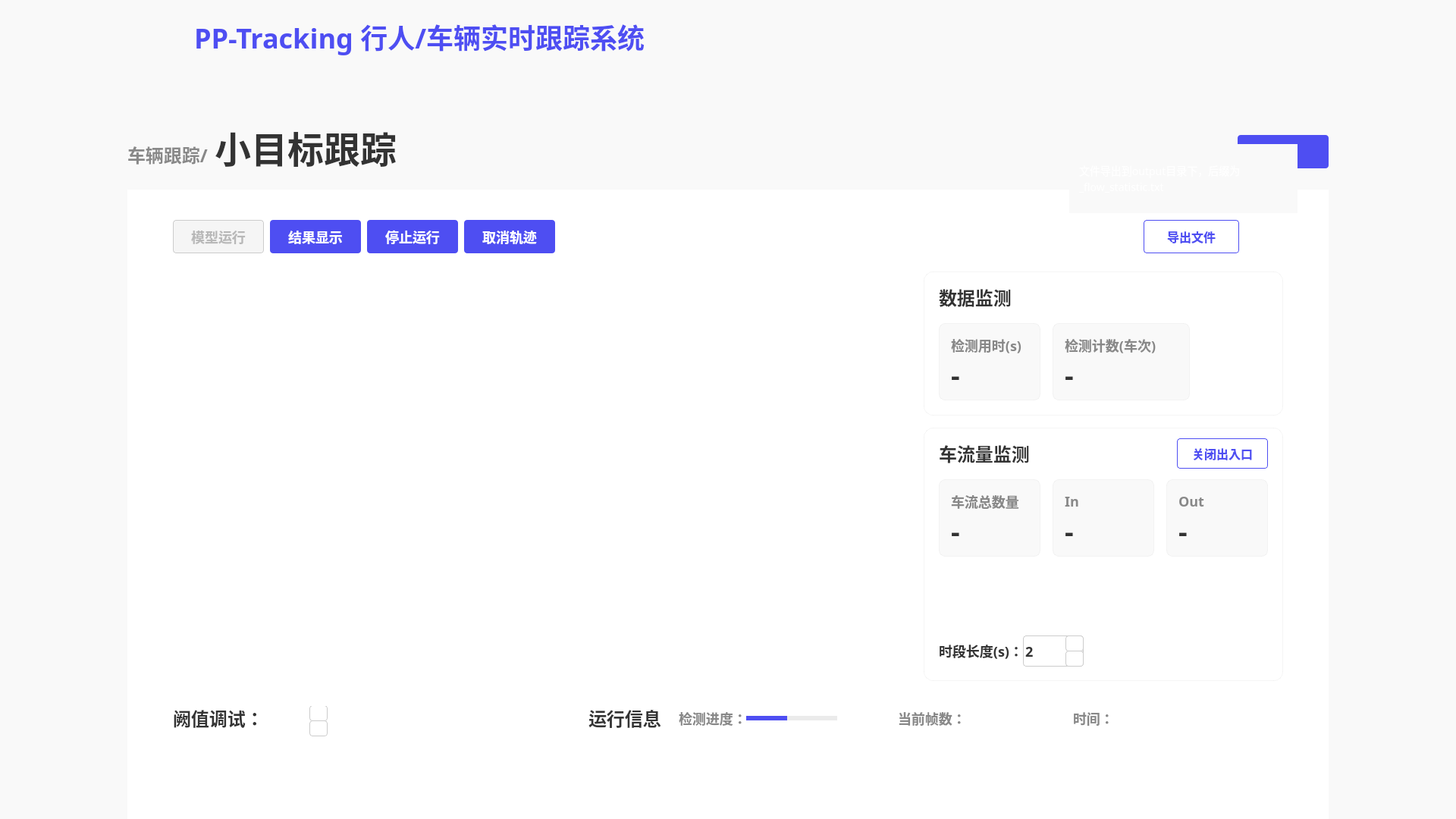
<?xml version="1.0" encoding="UTF-8"?>
<ui version="4.0">
 <class>MainWindow</class>
 <widget class="QMainWindow" name="MainWindow">
  <property name="geometry">
   <rect>
    <x>0</x>
    <y>0</y>
    <width>1920</width>
    <height>1080</height>
   </rect>
  </property>
  <property name="windowTitle">
   <string>MainWindow</string>
  </property>
  <widget class="QWidget" name="centralwidget">
   <property name="styleSheet">
    <string notr="true">QWidget{
background:#F9F9F9;
}</string>
   </property>
   <widget class="QLabel" name="label_2">
    <property name="geometry">
     <rect>
      <x>10</x>
      <y>10</y>
      <width>171</width>
      <height>81</height>
     </rect>
    </property>
    <property name="text">
     <string/>
    </property>
    <property name="pixmap">
     <pixmap resource="../firstSource.qrc">:/1/source/first/PP.PNG</pixmap>
    </property>
    <property name="scaledContents">
     <bool>true</bool>
    </property>
   </widget>
   <widget class="QLabel" name="label_3">
    <property name="geometry">
     <rect>
      <x>0</x>
      <y>0</y>
      <width>1920</width>
      <height>96</height>
     </rect>
    </property>
    <property name="styleSheet">
     <string notr="true">QLabel{
width: 1920px;
height: 96px;
background: #F9F9F9;
box-shadow: 0px 4px 0px 0px rgba(221, 221, 221, 0.3);
}</string>
    </property>
    <property name="text">
     <string/>
    </property>
   </widget>
   <widget class="QLabel" name="label">
    <property name="geometry">
     <rect>
      <x>0</x>
      <y>0</y>
      <width>212</width>
      <height>112</height>
     </rect>
    </property>
    <property name="styleSheet">
     <string notr="true">QLabel{
width: 212px;
height: 112px;
background: linear-gradient(270deg, #5453FF 0%, #553BD2 100%);
box-shadow: 0px 0px 20px 0px rgba(109, 80, 249, 0.4);
}</string>
    </property>
    <property name="text">
     <string/>
    </property>
    <property name="pixmap">
     <pixmap resource="../firstSource.qrc">:/1/source/first/1.PNG</pixmap>
    </property>
    <property name="scaledContents">
     <bool>true</bool>
    </property>
   </widget>
   <widget class="QLabel" name="label_4">
    <property name="geometry">
     <rect>
      <x>256</x>
      <y>22</y>
      <width>651</width>
      <height>52</height>
     </rect>
    </property>
    <property name="styleSheet">
     <string notr="true">QLabel{
width: 592px;
height: 52px;
font-size: 36px;
font-family: AlibabaPuHuiTi_2_75_SemiBold;
background: #F9F9F9;
color: #4E4EF2;
line-height: 52px;
font-weight: bold;
}</string>
    </property>
    <property name="text">
     <string>PP-Tracking 行人/车辆实时跟踪系统</string>
    </property>
   </widget>
   <widget class="QLabel" name="label_5">
    <property name="geometry">
     <rect>
      <x>168</x>
      <y>188</y>
      <width>121</width>
      <height>32</height>
     </rect>
    </property>
    <property name="styleSheet">
     <string notr="true">QLabel{
width: 107px;
height: 32px;
font-size: 24px;
font-family: AlibabaPuHuiTi_2_85_Bold;
color: #888888;
line-height: 32px;
font-weight:bold
}</string>
    </property>
    <property name="text">
     <string>车辆跟踪/</string>
    </property>
   </widget>
   <widget class="QLabel" name="label_6">
    <property name="geometry">
     <rect>
      <x>283</x>
      <y>168</y>
      <width>251</width>
      <height>52</height>
     </rect>
    </property>
    <property name="styleSheet">
     <string notr="true">QLabel{
width: 237px;
height: 52px;
font-size: 48px;
font-family: AlibabaPuHuiTi_2_55_Regular;
color: #333333;
line-height: 52px;
font-weight:bold;
}</string>
    </property>
    <property name="text">
     <string>小目标跟踪</string>
    </property>
   </widget>
   <widget class="QWidget" name="widget" native="true">
    <property name="geometry">
     <rect>
      <x>168</x>
      <y>250</y>
      <width>1584</width>
      <height>830</height>
     </rect>
    </property>
    <property name="layoutDirection">
     <enum>Qt::LeftToRight</enum>
    </property>
    <property name="styleSheet">
     <string notr="true">QWidget{
width: 1584px;
height: 830px;
background: #FFFFFF;
}</string>
    </property>
    <widget class="QPushButton" name="pushButton">
     <property name="geometry">
      <rect>
       <x>60</x>
       <y>40</y>
       <width>120</width>
       <height>44</height>
      </rect>
     </property>
     <property name="styleSheet">
      <string notr="true">QPushButton{
width: 120px;
height: 44px;
background: #F5F5F5;
border-radius: 4px;
border: 1px solid #CCCCCC;
font-size: 18px;
font-family: AlibabaPuHuiTi_2_65_Medium;
color: #B8B8B8;
line-height: 26px;
font-weight:bold
}</string>
     </property>
     <property name="text">
      <string>模型运行</string>
     </property>
    </widget>
    <widget class="QPushButton" name="pushButton_2">
     <property name="geometry">
      <rect>
       <x>188</x>
       <y>40</y>
       <width>120</width>
       <height>44</height>
      </rect>
     </property>
     <property name="styleSheet">
      <string notr="true">QPushButton{
font-size: 18px;
font-family: AlibabaPuHuiTi_2_65_Medium;
color: #FFFFFF;	
line-height: 26px;

width: 120px;
height: 44px;
background: #4E4EF2;
border-radius: 4px;
font-weight: bold;
}

QPushButton:hover{
width: 120px;
height: 44px;
background: rgba(78, 78, 242, 204);
border-radius: 4px;
opacity: 0.8;

font-size: 18px;
font-family: AlibabaPuHuiTi_2_65_Medium;
color: #FFFFFF;	
line-height: 26px;
font-weight: bold;
}

QPushButton:click{
width: 120px;
height: 44px;
background: #4242D3;
border-radius: 4px;

font-size: 18px;
font-family: AlibabaPuHuiTi_2_65_Medium;
color: #FFFFFF;	
line-height: 26px;
font-weight: bold;
}</string>
     </property>
     <property name="text">
      <string>结果显示</string>
     </property>
    </widget>
    <widget class="QPushButton" name="pushButton_3">
     <property name="geometry">
      <rect>
       <x>316</x>
       <y>40</y>
       <width>120</width>
       <height>44</height>
      </rect>
     </property>
     <property name="styleSheet">
      <string notr="true">QPushButton{
font-size: 18px;
font-family: AlibabaPuHuiTi_2_65_Medium;
color: #FFFFFF;	
line-height: 26px;

width: 120px;
height: 44px;
background: #4E4EF2;
border-radius: 4px;
font-weight: bold;
}

QPushButton:hover{
width: 120px;
height: 44px;
background: rgba(78, 78, 242, 204);
border-radius: 4px;
opacity: 0.8;

font-size: 18px;
font-family: AlibabaPuHuiTi_2_65_Medium;
color: #FFFFFF;	
line-height: 26px;
font-weight: bold;
}

QPushButton:click{
width: 120px;
height: 44px;
background: #4242D3;
border-radius: 4px;

font-size: 18px;
font-family: AlibabaPuHuiTi_2_65_Medium;
color: #FFFFFF;	
line-height: 26px;
font-weight: bold;
}</string>
     </property>
     <property name="text">
      <string>停止运行</string>
     </property>
    </widget>
    <widget class="QPushButton" name="pushButton_4">
     <property name="geometry">
      <rect>
       <x>444</x>
       <y>40</y>
       <width>120</width>
       <height>44</height>
      </rect>
     </property>
     <property name="styleSheet">
      <string notr="true">QPushButton{
font-size: 18px;
font-family: AlibabaPuHuiTi_2_65_Medium;
color: #FFFFFF;	
line-height: 26px;

width: 120px;
height: 44px;
background: #4E4EF2;
border-radius: 4px;
font-weight: bold;
}

QPushButton:hover{
width: 120px;
height: 44px;
background: rgba(78, 78, 242, 204);
border-radius: 4px;
opacity: 0.8;

font-size: 18px;
font-family: AlibabaPuHuiTi_2_65_Medium;
color: #FFFFFF;	
line-height: 26px;
font-weight: bold;
}

QPushButton:click{
width: 120px;
height: 44px;
background: #4242D3;
border-radius: 4px;

font-size: 18px;
font-family: AlibabaPuHuiTi_2_65_Medium;
color: #FFFFFF;	
line-height: 26px;
font-weight: bold;
}</string>
     </property>
     <property name="text">
      <string>取消轨迹</string>
     </property>
    </widget>
    <widget class="QLabel" name="label_7">
     <property name="geometry">
      <rect>
       <x>60</x>
       <y>108</y>
       <width>960</width>
       <height>540</height>
      </rect>
     </property>
     <property name="styleSheet">
      <string notr="true">QLabel{
width: 960px;
height: 540px;
}</string>
     </property>
     <property name="text">
      <string/>
     </property>
    </widget>
    <widget class="QLabel" name="label_8">
     <property name="geometry">
      <rect>
       <x>60</x>
       <y>679</y>
       <width>111</width>
       <height>36</height>
      </rect>
     </property>
     <property name="styleSheet">
      <string notr="true">QLabel{
width: 119px;
height: 36px;
font-size: 24px;
font-family: AlibabaPuHuiTi_2_65_Medium;
color: #333333;
line-height: 36px;
font-weight:bold;
}</string>
     </property>
     <property name="text">
      <string>阙值调试：</string>
     </property>
    </widget>
    <widget class="QLabel" name="label_12">
     <property name="geometry">
      <rect>
       <x>608</x>
       <y>679</y>
       <width>111</width>
       <height>36</height>
      </rect>
     </property>
     <property name="styleSheet">
      <string notr="true">QLabel{
width: 119px;
height: 36px;
font-size: 24px;
font-family: AlibabaPuHuiTi_2_65_Medium;
color: #333333;
line-height: 36px;
font-weight:bold;
}</string>
     </property>
     <property name="text">
      <string>运行信息</string>
     </property>
    </widget>
    <widget class="QLabel" name="label_13">
     <property name="geometry">
      <rect>
       <x>727</x>
       <y>684</y>
       <width>89</width>
       <height>26</height>
      </rect>
     </property>
     <property name="styleSheet">
      <string notr="true">QLabel{
width: 89px;
height: 26px;
font-size: 18px;
font-family: AlibabaPuHuiTi_2_65_Medium;
color: #888888;
line-height: 26px;
font-weight:bold;
}</string>
     </property>
     <property name="text">
      <string>检测进度：</string>
     </property>
    </widget>
    <widget class="QPushButton" name="pushButton_8">
     <property name="geometry">
      <rect>
       <x>1340</x>
       <y>40</y>
       <width>126</width>
       <height>44</height>
      </rect>
     </property>
     <property name="whatsThis">
      <string>&lt;html&gt;&lt;head/&gt;&lt;body&gt;&lt;p&gt;3411212&lt;/p&gt;&lt;/body&gt;&lt;/html&gt;</string>
     </property>
     <property name="styleSheet">
      <string notr="true">QPushButton{
width: 120px;
height: 40px;
border-radius: 4px;
border: 1px solid #4E4EF2;
font-weight:bold;

font-size: 16px;
font-family: AlibabaPuHuiTi_2_65_Medium;
color: #4E4EF2;
line-height: 24px;
}
QPushButton:hover{
width: 120px;
height: 44px;
background: rgba(255, 255, 255, 204);
border-radius: 4px;
border: 1px solid rgba(78, 78, 242, 204);

font-weight:bold;
font-size: 16px;
font-family: AlibabaPuHuiTi_2_65_Medium;
color: rgba(78, 78, 242, 204);
line-height: 24px;
}</string>
     </property>
     <property name="text">
      <string>导出文件</string>
     </property>
    </widget>
    <widget class="QWidget" name="widget_2" native="true">
     <property name="geometry">
      <rect>
       <x>1050</x>
       <y>108</y>
       <width>474</width>
       <height>190</height>
      </rect>
     </property>
     <property name="styleSheet">
      <string notr="true">QWidget{
width: 474px;
height: 190px;
background: #FFFFFF;
box-shadow: 0px 0px 50px 0px rgba(0, 0, 0, 0.06);
border-radius: 12px;
border: 1px solid rgba(221, 221, 221, 0.3);
}</string>
     </property>
     <widget class="QLabel" name="label_14">
      <property name="geometry">
       <rect>
        <x>20</x>
        <y>16</y>
        <width>111</width>
        <height>36</height>
       </rect>
      </property>
      <property name="styleSheet">
       <string notr="true">QLabel{
width: 95px;
height: 36px;
font-size: 24px;
font-family: AlibabaPuHuiTi_2_65_Medium;
color: #333333;
line-height: 36px;

border-radius: 0px;
border: 0px solid rgba(221, 221, 221, 0.3);

font-weight:bold;
}</string>
      </property>
      <property name="text">
       <string>数据监测</string>
      </property>
     </widget>
     <widget class="QWidget" name="widget_4" native="true">
      <property name="geometry">
       <rect>
        <x>20</x>
        <y>68</y>
        <width>134</width>
        <height>102</height>
       </rect>
      </property>
      <property name="styleSheet">
       <string notr="true">QWidget{
width: 134px;
height: 102px;
background: #F9F9F9;
border-radius: 8px;
}</string>
      </property>
      <widget class="QLabel" name="label_25">
       <property name="geometry">
        <rect>
         <x>16</x>
         <y>16</y>
         <width>111</width>
         <height>26</height>
        </rect>
       </property>
       <property name="styleSheet">
        <string notr="true">QLabel{
width: 102px;
height: 26px;
font-size: 18px;
font-family: AlibabaPuHuiTi_2_65_Medium;
color: #888888;
line-height: 26px;
font-weight:bold;

border-radius: 0px;
border:0px
}</string>
       </property>
       <property name="text">
        <string>检测用时(s)</string>
       </property>
      </widget>
      <widget class="QLabel" name="label_26">
       <property name="geometry">
        <rect>
         <x>16</x>
         <y>50</y>
         <width>101</width>
         <height>36</height>
        </rect>
       </property>
       <property name="styleSheet">
        <string notr="true">QLabel{
width: 25px;
height: 36px;
font-size: 36px;
font-family: AlibabaPuHuiTi_2_85_Bold;
color: #333333;
line-height: 36px;
font-weight:bold;

border-radius:0px;
border:0px
}</string>
       </property>
       <property name="text">
        <string>-</string>
       </property>
      </widget>
     </widget>
     <widget class="QWidget" name="widget_5" native="true">
      <property name="geometry">
       <rect>
        <x>170</x>
        <y>68</y>
        <width>181</width>
        <height>102</height>
       </rect>
      </property>
      <property name="styleSheet">
       <string notr="true">QWidget{
width: 134px;
height: 102px;
background: #F9F9F9;
border-radius: 8px;
}</string>
      </property>
      <widget class="QLabel" name="label_27">
       <property name="geometry">
        <rect>
         <x>16</x>
         <y>16</y>
         <width>131</width>
         <height>26</height>
        </rect>
       </property>
       <property name="styleSheet">
        <string notr="true">QLabel{
width: 102px;
height: 26px;
font-size: 18px;
font-family: AlibabaPuHuiTi_2_65_Medium;
color: #888888;
line-height: 26px;
font-weight:bold;

border-radius: 0px;
border:0px
}</string>
       </property>
       <property name="text">
        <string>检测计数(车次)</string>
       </property>
      </widget>
      <widget class="QLabel" name="label_28">
       <property name="geometry">
        <rect>
         <x>16</x>
         <y>50</y>
         <width>101</width>
         <height>36</height>
        </rect>
       </property>
       <property name="styleSheet">
        <string notr="true">QLabel{
width: 25px;
height: 36px;
font-size: 36px;
font-family: AlibabaPuHuiTi_2_85_Bold;
color: #333333;
line-height: 36px;
font-weight:bold;

border-radius:0px;
border:0px
}</string>
       </property>
       <property name="text">
        <string>-</string>
       </property>
      </widget>
     </widget>
    </widget>
    <widget class="QWidget" name="widget_3" native="true">
     <property name="geometry">
      <rect>
       <x>1050</x>
       <y>314</y>
       <width>474</width>
       <height>334</height>
      </rect>
     </property>
     <property name="styleSheet">
      <string notr="true">QWidget{
width: 474px;
height: 334px;
background: #FFFFFF;
box-shadow: 0px 0px 50px 0px rgba(0, 0, 0, 0.06);
border-radius: 12px;
border: 1px solid rgba(221, 221, 221, 0.3);
}
</string>
     </property>
     <widget class="QLabel" name="label_15">
      <property name="geometry">
       <rect>
        <x>20</x>
        <y>16</y>
        <width>141</width>
        <height>36</height>
       </rect>
      </property>
      <property name="styleSheet">
       <string notr="true">QLabel{
border-radius: 0px;
border: 0px solid rgba(221, 221, 221, 0.3);
font-weight:bold;
width: 119px;
height: 36px;
font-size: 24px;
font-family: AlibabaPuHuiTi_2_65_Medium;
color: #333333;
line-height: 36px;
}</string>
      </property>
      <property name="text">
       <string>车流量监测</string>
      </property>
     </widget>
     <widget class="QPushButton" name="pushButton_10">
      <property name="geometry">
       <rect>
        <x>334</x>
        <y>14</y>
        <width>120</width>
        <height>40</height>
       </rect>
      </property>
      <property name="styleSheet">
       <string notr="true">QPushButton{
width: 120px;
height: 40px;
border-radius: 4px;
border: 1px solid #4E4EF2;
font-weight:bold;

font-size: 16px;
font-family: AlibabaPuHuiTi_2_65_Medium;
color: #4E4EF2;
line-height: 24px;
}
QPushButton:hover{
width: 120px;
height: 44px;
background: rgba(255, 255, 255, 204);
border-radius: 4px;
border: 1px solid rgba(78, 78, 242, 204);

font-weight:bold;
font-size: 16px;
font-family: AlibabaPuHuiTi_2_65_Medium;
color: rgba(78, 78, 242, 204);
line-height: 24px;
}</string>
      </property>
      <property name="text">
       <string>关闭出入口</string>
      </property>
     </widget>
     <widget class="QLabel" name="label_16">
      <property name="geometry">
       <rect>
        <x>20</x>
        <y>281</y>
        <width>111</width>
        <height>26</height>
       </rect>
      </property>
      <property name="styleSheet">
       <string notr="true">QLabel{
width: 111px;
height: 26px;
font-size: 18px;
font-family: AlibabaPuHuiTi_2_55_Regular;
color: #333333;
line-height: 26px;
font-weight:bold;
border-radius: 0px;
border: 0px solid rgba(221, 221, 221, 0.3);
}</string>
      </property>
      <property name="text">
       <string>时段长度(s)：</string>
      </property>
     </widget>
     <widget class="QLineEdit" name="lineEdit_2">
      <property name="geometry">
       <rect>
        <x>131</x>
        <y>274</y>
        <width>80</width>
        <height>41</height>
       </rect>
      </property>
      <property name="styleSheet">
       <string notr="true">QLineEdit{
width: 80px;
height: 40px;
background: #FFFFFF;
border-radius: 4px;
border: 1px solid #CCCCCC;

font-size: 18px;
font-family: AlibabaPuHuiTi_2_65_Medium;
color: #333333;
line-height: 26px;
font-weight:bold;
}</string>
      </property>
      <property name="text">
       <string>2</string>
      </property>
     </widget>
     <widget class="QLabel" name="label_9">
      <property name="geometry">
       <rect>
        <x>187</x>
        <y>274</y>
        <width>24</width>
        <height>21</height>
       </rect>
      </property>
      <property name="styleSheet">
       <string notr="true">QLabel{
width: 24px;
height: 21px;
background: #FFFFFF;
border-radius: 4px 4px 0px 0px;
border: 1px solid #CCCCCC;
}</string>
      </property>
      <property name="text">
       <string/>
      </property>
     </widget>
     <widget class="QLabel" name="label_17">
      <property name="geometry">
       <rect>
        <x>187</x>
        <y>294</y>
        <width>24</width>
        <height>21</height>
       </rect>
      </property>
      <property name="styleSheet">
       <string notr="true">QLabel{
width: 24px;
height: 21px;
background: #FFFFFF;
border-radius:4px;
border: 1px solid #CCCCCC;
}</string>
      </property>
      <property name="text">
       <string/>
      </property>
     </widget>
     <widget class="QPushButton" name="pushButton_5">
      <property name="geometry">
       <rect>
        <x>191</x>
        <y>276</y>
        <width>16</width>
        <height>16</height>
       </rect>
      </property>
      <property name="styleSheet">
       <string notr="true">QPushButton{
image:url(:/1/source/second/normal_triangle_up.png);
border:0px
}

QPushButton:hover{
image:url(:/1/source/second/light_up.png);
border:0px
}</string>
      </property>
      <property name="text">
       <string/>
      </property>
     </widget>
     <widget class="QPushButton" name="pushButton_6">
      <property name="geometry">
       <rect>
        <x>191</x>
        <y>296</y>
        <width>16</width>
        <height>16</height>
       </rect>
      </property>
      <property name="styleSheet">
       <string notr="true">QPushButton{
image:url(:/1/source/second/normal_triangle_down.png);
border:0px
}
QPushButton:hover{
image:url(:/1/source/second/light_down.png);
border:0px
}</string>
      </property>
      <property name="text">
       <string/>
      </property>
     </widget>
     <widget class="QWidget" name="widget_7" native="true">
      <property name="geometry">
       <rect>
        <x>20</x>
        <y>68</y>
        <width>134</width>
        <height>102</height>
       </rect>
      </property>
      <property name="styleSheet">
       <string notr="true">QWidget{
width: 134px;
height: 102px;
background: #F9F9F9;
border-radius: 8px;
}</string>
      </property>
      <widget class="QLabel" name="label_31">
       <property name="geometry">
        <rect>
         <x>16</x>
         <y>16</y>
         <width>111</width>
         <height>26</height>
        </rect>
       </property>
       <property name="styleSheet">
        <string notr="true">QLabel{
width: 102px;
height: 26px;
font-size: 18px;
font-family: AlibabaPuHuiTi_2_65_Medium;
color: #888888;
line-height: 26px;
font-weight:bold;

border-radius: 0px;
border:0px
}</string>
       </property>
       <property name="text">
        <string>车流总数量</string>
       </property>
      </widget>
      <widget class="QLabel" name="label_32">
       <property name="geometry">
        <rect>
         <x>16</x>
         <y>50</y>
         <width>101</width>
         <height>36</height>
        </rect>
       </property>
       <property name="styleSheet">
        <string notr="true">QLabel{
width: 25px;
height: 36px;
font-size: 36px;
font-family: AlibabaPuHuiTi_2_85_Bold;
color: #333333;
line-height: 36px;
font-weight:bold;

border-radius:0px;
border:0px
}</string>
       </property>
       <property name="text">
        <string>-</string>
       </property>
      </widget>
     </widget>
     <widget class="QWidget" name="widget_9" native="true">
      <property name="geometry">
       <rect>
        <x>170</x>
        <y>68</y>
        <width>134</width>
        <height>102</height>
       </rect>
      </property>
      <property name="styleSheet">
       <string notr="true">QWidget{
width: 134px;
height: 102px;
background: #F9F9F9;
border-radius: 8px;
}</string>
      </property>
      <widget class="QLabel" name="label_33">
       <property name="geometry">
        <rect>
         <x>16</x>
         <y>16</y>
         <width>111</width>
         <height>26</height>
        </rect>
       </property>
       <property name="styleSheet">
        <string notr="true">QLabel{
width: 102px;
height: 26px;
font-size: 18px;
font-family: AlibabaPuHuiTi_2_65_Medium;
color: #888888;
line-height: 26px;
font-weight:bold;

border-radius: 0px;
border:0px
}</string>
       </property>
       <property name="text">
        <string>In</string>
       </property>
      </widget>
      <widget class="QLabel" name="label_34">
       <property name="geometry">
        <rect>
         <x>16</x>
         <y>50</y>
         <width>101</width>
         <height>36</height>
        </rect>
       </property>
       <property name="styleSheet">
        <string notr="true">QLabel{
width: 25px;
height: 36px;
font-size: 36px;
font-family: AlibabaPuHuiTi_2_85_Bold;
color: #333333;
line-height: 36px;
font-weight:bold;

border-radius:0px;
border:0px
}</string>
       </property>
       <property name="text">
        <string>-</string>
       </property>
      </widget>
     </widget>
     <widget class="QWidget" name="widget_10" native="true">
      <property name="geometry">
       <rect>
        <x>320</x>
        <y>68</y>
        <width>134</width>
        <height>102</height>
       </rect>
      </property>
      <property name="styleSheet">
       <string notr="true">QWidget{
width: 134px;
height: 102px;
background: #F9F9F9;
border-radius: 8px;
}</string>
      </property>
      <widget class="QLabel" name="label_35">
       <property name="geometry">
        <rect>
         <x>16</x>
         <y>16</y>
         <width>111</width>
         <height>26</height>
        </rect>
       </property>
       <property name="styleSheet">
        <string notr="true">QLabel{
width: 102px;
height: 26px;
font-size: 18px;
font-family: AlibabaPuHuiTi_2_65_Medium;
color: #888888;
line-height: 26px;
font-weight:bold;

border-radius: 0px;
border:0px
}</string>
       </property>
       <property name="text">
        <string>Out</string>
       </property>
      </widget>
      <widget class="QLabel" name="label_36">
       <property name="geometry">
        <rect>
         <x>16</x>
         <y>50</y>
         <width>101</width>
         <height>36</height>
        </rect>
       </property>
       <property name="styleSheet">
        <string notr="true">QLabel{
width: 25px;
height: 36px;
font-size: 36px;
font-family: AlibabaPuHuiTi_2_85_Bold;
color: #333333;
line-height: 36px;
font-weight:bold;

border-radius:0px;
border:0px
}</string>
       </property>
       <property name="text">
        <string>-</string>
       </property>
      </widget>
     </widget>
     <zorder>lineEdit_2</zorder>
     <zorder>label_15</zorder>
     <zorder>pushButton_10</zorder>
     <zorder>label_16</zorder>
     <zorder>label_9</zorder>
     <zorder>pushButton_5</zorder>
     <zorder>label_17</zorder>
     <zorder>pushButton_6</zorder>
     <zorder>widget_7</zorder>
     <zorder>widget_9</zorder>
     <zorder>widget_10</zorder>
    </widget>
    <widget class="QLabel" name="label_22">
     <property name="geometry">
      <rect>
       <x>1016</x>
       <y>684</y>
       <width>89</width>
       <height>26</height>
      </rect>
     </property>
     <property name="styleSheet">
      <string notr="true">QLabel{
width: 89px;
height: 26px;
font-size: 18px;
font-family: AlibabaPuHuiTi_2_65_Medium;
color: #888888;
line-height: 26px;
font-weight:bold;
}</string>
     </property>
     <property name="text">
      <string>当前帧数：</string>
     </property>
    </widget>
    <widget class="QLabel" name="label_23">
     <property name="geometry">
      <rect>
       <x>1247</x>
       <y>684</y>
       <width>51</width>
       <height>26</height>
      </rect>
     </property>
     <property name="styleSheet">
      <string notr="true">QLabel{
width: 89px;
height: 26px;
font-size: 18px;
font-family: AlibabaPuHuiTi_2_65_Medium;
color: #888888;
line-height: 26px;
font-weight:bold;
}</string>
     </property>
     <property name="text">
      <string>时间：</string>
     </property>
    </widget>
    <widget class="QWidget" name="widget_8" native="true">
     <property name="geometry">
      <rect>
       <x>816</x>
       <y>694</y>
       <width>120</width>
       <height>6</height>
      </rect>
     </property>
     <property name="styleSheet">
      <string notr="true">QWidget{
width: 120px;
height: 6px;
background: rgba(221, 221, 221, 0.6);
border-radius: 5px;
}</string>
     </property>
     <widget class="QLabel" name="label_progressBar">
      <property name="geometry">
       <rect>
        <x>0</x>
        <y>0</y>
        <width>54</width>
        <height>6</height>
       </rect>
      </property>
      <property name="styleSheet">
       <string notr="true">QLabel{
width: 70px;
height: 6px;
background: #4E4EF2;
border-radius: 5px;
}</string>
      </property>
      <property name="text">
       <string/>
      </property>
     </widget>
    </widget>
    <widget class="QLabel" name="label_progressBar_num">
     <property name="geometry">
      <rect>
       <x>852</x>
       <y>654</y>
       <width>48</width>
       <height>36</height>
      </rect>
     </property>
     <property name="styleSheet">
      <string notr="true">QLabel{
width: 48px;
height: 36px;
font-size: 24px;
font-family: AlibabaPuHuiTi_2_65_Medium;
color: #4E4EF2;
line-height: 36px;
font-weight:bold
}</string>
     </property>
     <property name="text">
      <string/>
     </property>
    </widget>
    <widget class="QLabel" name="label_frames">
     <property name="geometry">
      <rect>
       <x>1105</x>
       <y>684</y>
       <width>111</width>
       <height>26</height>
      </rect>
     </property>
     <property name="styleSheet">
      <string notr="true">QLabel{
width: 89px;
height: 26px;
font-size: 18px;
font-family: AlibabaPuHuiTi_2_65_Medium;
color: #888888;
line-height: 26px;
font-weight:bold;
}</string>
     </property>
     <property name="text">
      <string/>
     </property>
    </widget>
    <widget class="QLabel" name="label_time">
     <property name="geometry">
      <rect>
       <x>1301</x>
       <y>684</y>
       <width>251</width>
       <height>26</height>
      </rect>
     </property>
     <property name="styleSheet">
      <string notr="true">QLabel{
width: 89px;
height: 26px;
font-size: 18px;
font-family: AlibabaPuHuiTi_2_65_Medium;
color: #888888;
line-height: 26px;
font-weight:bold;
}</string>
     </property>
     <property name="text">
      <string/>
     </property>
    </widget>
    <widget class="QLabel" name="label_10">
     <property name="geometry">
      <rect>
       <x>240</x>
       <y>680</y>
       <width>24</width>
       <height>21</height>
      </rect>
     </property>
     <property name="styleSheet">
      <string notr="true">QLabel{
width: 24px;
height: 21px;
background: #FFFFFF;
border-radius: 4px 4px 0px 0px;
border: 1px solid #CCCCCC;
}</string>
     </property>
     <property name="text">
      <string/>
     </property>
    </widget>
    <widget class="QLabel" name="label_18">
     <property name="geometry">
      <rect>
       <x>240</x>
       <y>700</y>
       <width>24</width>
       <height>21</height>
      </rect>
     </property>
     <property name="styleSheet">
      <string notr="true">QLabel{
width: 24px;
height: 21px;
background: #FFFFFF;
border-radius:4px;
border: 1px solid #CCCCCC;
}</string>
     </property>
     <property name="text">
      <string/>
     </property>
    </widget>
    <widget class="QPushButton" name="pushButton_7">
     <property name="geometry">
      <rect>
       <x>244</x>
       <y>682</y>
       <width>16</width>
       <height>16</height>
      </rect>
     </property>
     <property name="styleSheet">
      <string notr="true">QPushButton{
image:url(:/1/source/second/normal_triangle_up.png);
border:0px
}

QPushButton:hover{
image:url(:/1/source/second/light_up.png);
border:0px
}</string>
     </property>
     <property name="text">
      <string/>
     </property>
    </widget>
    <widget class="QPushButton" name="pushButton_11">
     <property name="geometry">
      <rect>
       <x>244</x>
       <y>702</y>
       <width>16</width>
       <height>16</height>
      </rect>
     </property>
     <property name="styleSheet">
      <string notr="true">QPushButton{
image:url(:/1/source/second/normal_triangle_down.png);
border:0px
}
QPushButton:hover{
image:url(:/1/source/second/light_down.png);
border:0px
}</string>
     </property>
     <property name="text">
      <string/>
     </property>
    </widget>
    <widget class="QLabel" name="label_confi_tip">
     <property name="geometry">
      <rect>
       <x>70</x>
       <y>590</y>
       <width>301</width>
       <height>91</height>
      </rect>
     </property>
     <property name="styleSheet">
      <string notr="true">QLabel{
width: 300px;
height: 108px;
opacity: 0.1;
background:url(:/1/source/second/ToolTip.PNG);
background-repeat: no-repeat;

font-size: 14px;
font-family: AlibabaPuHuiTi_2_55_Regular;
color: #FFFFFF;
line-height: 22px;
padding:10px
}</string>
     </property>
     <property name="text">
      <string>阙值调试释义：内容内容内容内容内容内容内容内容内容内容内容内容内容内容内容内容内容内容</string>
     </property>
     <property name="scaledContents">
      <bool>true</bool>
     </property>
     <property name="alignment">
      <set>Qt::AlignLeading|Qt::AlignLeft|Qt::AlignVCenter</set>
     </property>
     <property name="wordWrap">
      <bool>true</bool>
     </property>
    </widget>
   </widget>
   <widget class="QLabel" name="label_txt_tip">
    <property name="geometry">
     <rect>
      <x>1410</x>
      <y>190</y>
      <width>301</width>
      <height>91</height>
     </rect>
    </property>
    <property name="styleSheet">
     <string notr="true">QLabel{
width: 300px;
height: 108px;
opacity: 0.1;
background:url(:/1/source/second/ToolTip.PNG);
background-repeat: no-repeat;

font-size: 14px;
font-family: AlibabaPuHuiTi_2_55_Regular;
color: #FFFFFF;
line-height: 22px;
padding:10px
}</string>
    </property>
    <property name="text">
     <string>文件导出到output目录下，后缀为_flow_statistic.txt</string>
    </property>
    <property name="scaledContents">
     <bool>true</bool>
    </property>
    <property name="alignment">
     <set>Qt::AlignLeading|Qt::AlignLeft|Qt::AlignVCenter</set>
    </property>
    <property name="wordWrap">
     <bool>true</bool>
    </property>
   </widget>
   <widget class="QPushButton" name="pushButton_13">
    <property name="geometry">
     <rect>
      <x>1632</x>
      <y>178</y>
      <width>120</width>
      <height>44</height>
     </rect>
    </property>
    <property name="styleSheet">
     <string notr="true">QPushButton{
font-size: 18px;
font-family: AlibabaPuHuiTi_2_65_Medium;
color: #FFFFFF;	
line-height: 26px;

width: 120px;
height: 44px;
background: #4E4EF2;
border-radius: 4px;
font-weight: bold;
}

QPushButton:hover{
width: 120px;
height: 44px;
background: rgba(78, 78, 242, 204);
border-radius: 4px;
opacity: 0.8;

font-size: 18px;
font-family: AlibabaPuHuiTi_2_65_Medium;
color: #FFFFFF;	
line-height: 26px;
font-weight: bold;
}

QPushButton:click{
width: 120px;
height: 44px;
background: #4242D3;
border-radius: 4px;

font-size: 18px;
font-family: AlibabaPuHuiTi_2_65_Medium;
color: #FFFFFF;	
line-height: 26px;
font-weight: bold;
}</string>
    </property>
    <property name="text">
     <string>返回</string>
    </property>
   </widget>
   <zorder>label_3</zorder>
   <zorder>label</zorder>
   <zorder>label_4</zorder>
   <zorder>label_2</zorder>
   <zorder>label_5</zorder>
   <zorder>label_6</zorder>
   <zorder>widget</zorder>
   <zorder>pushButton_13</zorder>
   <zorder>label_txt_tip</zorder>
  </widget>
 </widget>
 <resources>
  <include location="../firstSource.qrc"/>
  <include location="../secondSource.qrc"/>
 </resources>
 <connections/>
</ui>
